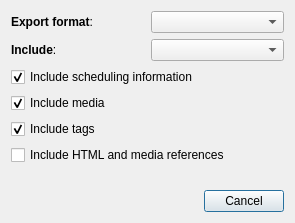
<?xml version="1.0" encoding="UTF-8"?>
<ui version="4.0">
 <class>ExportDialog</class>
 <widget class="QDialog" name="ExportDialog">
  <property name="geometry">
   <rect>
    <x>0</x>
    <y>0</y>
    <width>295</width>
    <height>223</height>
   </rect>
  </property>
  <property name="windowTitle">
   <string>Export</string>
  </property>
  <layout class="QVBoxLayout">
   <item>
    <layout class="QGridLayout">
     <item row="0" column="0">
      <widget class="QLabel" name="label">
       <property name="minimumSize">
        <size>
         <width>100</width>
         <height>0</height>
        </size>
       </property>
       <property name="text">
        <string>&lt;b&gt;Export format&lt;/b&gt;:</string>
       </property>
      </widget>
     </item>
     <item row="0" column="1">
      <widget class="QComboBox" name="format"/>
     </item>
     <item row="1" column="0">
      <widget class="QLabel" name="label_2">
       <property name="text">
        <string>&lt;b&gt;Include&lt;/b&gt;:</string>
       </property>
      </widget>
     </item>
     <item row="1" column="1">
      <widget class="QComboBox" name="deck"/>
     </item>
    </layout>
   </item>
   <item>
    <layout class="QVBoxLayout">
     <item>
      <widget class="QCheckBox" name="includeSched">
       <property name="text">
        <string>Include scheduling information</string>
       </property>
       <property name="checked">
        <bool>true</bool>
       </property>
      </widget>
     </item>
     <item>
      <widget class="QCheckBox" name="includeMedia">
       <property name="text">
        <string>Include media</string>
       </property>
       <property name="checked">
        <bool>true</bool>
       </property>
      </widget>
     </item>
     <item>
      <widget class="QCheckBox" name="includeTags">
       <property name="text">
        <string>Include tags</string>
       </property>
       <property name="checked">
        <bool>true</bool>
       </property>
      </widget>
     </item>
     <item>
      <widget class="QCheckBox" name="includeHTML">
       <property name="text">
        <string>Include HTML and media references</string>
       </property>
      </widget>
     </item>
    </layout>
   </item>
   <item>
    <spacer name="verticalSpacer">
     <property name="orientation">
      <enum>Qt::Vertical</enum>
     </property>
     <property name="sizeHint" stdset="0">
      <size>
       <width>20</width>
       <height>40</height>
      </size>
     </property>
    </spacer>
   </item>
   <item>
    <widget class="QDialogButtonBox" name="buttonBox">
     <property name="orientation">
      <enum>Qt::Horizontal</enum>
     </property>
     <property name="standardButtons">
      <set>QDialogButtonBox::Cancel</set>
     </property>
    </widget>
   </item>
  </layout>
 </widget>
 <tabstops>
  <tabstop>format</tabstop>
  <tabstop>deck</tabstop>
  <tabstop>includeSched</tabstop>
  <tabstop>includeMedia</tabstop>
  <tabstop>includeTags</tabstop>
  <tabstop>buttonBox</tabstop>
 </tabstops>
 <resources/>
 <connections>
  <connection>
   <sender>buttonBox</sender>
   <signal>accepted()</signal>
   <receiver>ExportDialog</receiver>
   <slot>accept()</slot>
   <hints>
    <hint type="sourcelabel">
     <x>248</x>
     <y>254</y>
    </hint>
    <hint type="destinationlabel">
     <x>157</x>
     <y>274</y>
    </hint>
   </hints>
  </connection>
  <connection>
   <sender>buttonBox</sender>
   <signal>rejected()</signal>
   <receiver>ExportDialog</receiver>
   <slot>reject()</slot>
   <hints>
    <hint type="sourcelabel">
     <x>316</x>
     <y>260</y>
    </hint>
    <hint type="destinationlabel">
     <x>286</x>
     <y>274</y>
    </hint>
   </hints>
  </connection>
 </connections>
</ui>
